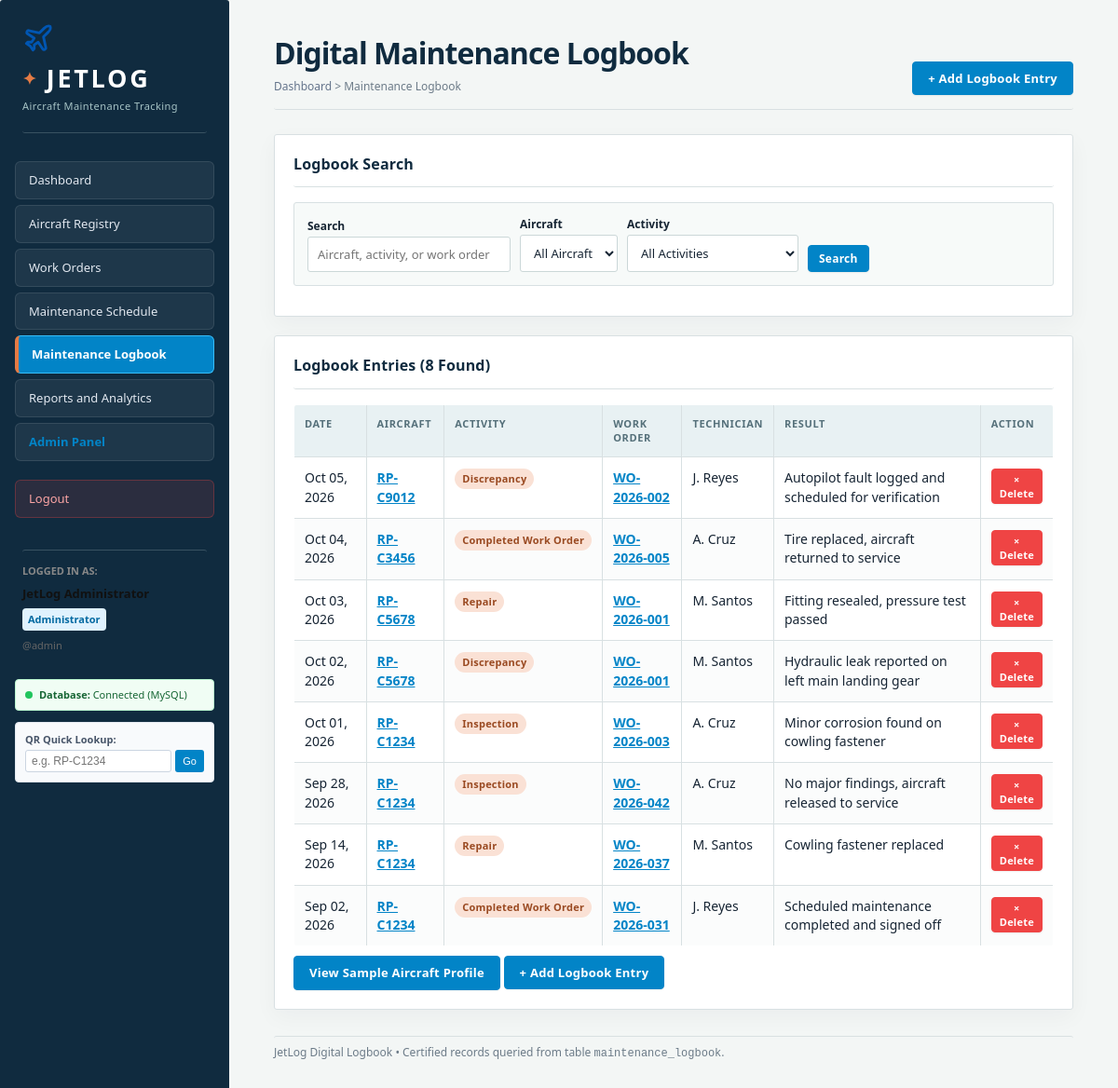
/logbook.php (signed in), run on the app's committed database.
### tables this page shows
CREATE TABLE `maintenance_logbook` (
  `log_id` INT UNSIGNED NOT NULL AUTO_INCREMENT,
  `aircraft_id` INT UNSIGNED NOT NULL,
  `work_order_id` INT UNSIGNED NULL,
  `activity_type` ENUM('Inspection', 'Discrepancy', 'Repair', 'Completed Work Order', 'Scheduled Maintenance') NOT NULL,
  `technician_id` INT UNSIGNED NOT NULL,
  `log_date` DATE NOT NULL,
  `result_summary` VARCHAR(255) NOT NULL,
  `remarks` TEXT NULL,
  `flight_hours_at_log` DECIMAL(10, 2) NULL,
  `created_at` TIMESTAMP NOT NULL DEFAULT CURRENT_TIMESTAMP,
  `updated_at` TIMESTAMP NOT NULL DEFAULT CURRENT_TIMESTAMP ON UPDATE CURRENT_TIMESTAMP,
  PRIMARY KEY (`log_id`),
  CONSTRAINT `fk_log_aircraft` FOREIGN KEY (`aircraft_id`) REFERENCES `aircraft` (`aircraft_id`) ON DELETE RESTRICT ON UPDATE CASCADE,
  CONSTRAINT `fk_log_wo` FOREIGN KEY (`work_order_id`) REFERENCES `work_orders` (`work_order_id`) ON DELETE SET NULL ON UPDATE CASCADE,
  CONSTRAINT `fk_log_technician` FOREIGN KEY (`technician_id`) REFERENCES `users` (`user_id`) ON DELETE RESTRICT ON UPDATE CASCADE,
  INDEX `idx_log_date` (`log_date`),
  INDEX `idx_log_activity` (`activity_type`)
);

CREATE TABLE `aircraft` (
  `aircraft_id` INT UNSIGNED NOT NULL AUTO_INCREMENT,
  `registration_number` VARCHAR(20) NOT NULL UNIQUE COMMENT 'e.g. RP-C1234, RP-C5678',
  `model` VARCHAR(100) NOT NULL COMMENT 'e.g. Cessna 172, ATR 72, Airbus A320, CRJ 900, PA-28 Cherokee',
  `manufacturer` VARCHAR(100) NOT NULL COMMENT 'Airbus, ATR, Bombardier, Cessna, Piper',
  `status` ENUM('Available', 'Under Maintenance', 'Inspection Due', 'AOG', 'Decommissioned') NOT NULL DEFAULT 'Available',
  `serial_number` VARCHAR(60) NULL,
  `year_manufactured` YEAR NULL,
  `total_flight_hours` DECIMAL(10, 2) NOT NULL DEFAULT 0.00,
  `total_flight_cycles` INT UNSIGNED NOT NULL DEFAULT 0,
  `location` VARCHAR(100) NOT NULL DEFAULT 'Hangar 1',
  `qr_code_token` VARCHAR(64) NOT NULL UNIQUE COMMENT 'Unique token encoded into QR code for mobile scanning',
  `created_at` TIMESTAMP NOT NULL DEFAULT CURRENT_TIMESTAMP,
  `updated_at` TIMESTAMP NOT NULL DEFAULT CURRENT_TIMESTAMP ON UPDATE CURRENT_TIMESTAMP,
  PRIMARY KEY (`aircraft_id`),
  INDEX `idx_aircraft_reg` (`registration_number`),
  INDEX `idx_aircraft_status` (`status`),
  INDEX `idx_aircraft_manufacturer` (`manufacturer`),
  INDEX `idx_aircraft_model` (`model`)
);

CREATE TABLE `work_orders` (
  `work_order_id` INT UNSIGNED NOT NULL AUTO_INCREMENT,
  `work_order_number` VARCHAR(30) NOT NULL UNIQUE COMMENT 'e.g. WO-2026-001',
  `aircraft_id` INT UNSIGNED NOT NULL,
  `discrepancy_id` INT UNSIGNED NULL,
  `issue_summary` VARCHAR(255) NOT NULL,
  `priority` ENUM('Low', 'Medium', 'High', 'Critical') NOT NULL DEFAULT 'Medium',
  `assigned_technician_id` INT UNSIGNED NULL,
  `status` ENUM('Open', 'Assigned', 'In Progress', 'For Verification', 'Completed', 'Cancelled') NOT NULL DEFAULT 'Open',
  `date_created` DATE NOT NULL,
  `due_date` DATE NOT NULL,
  `completed_date` DATE NULL,
  `technician_remarks` TEXT NULL,
  `maintenance_action_performed` TEXT NULL,
  `verified_by_user_id` INT UNSIGNED NULL,
  `verified_at` DATETIME NULL,
  `qr_code_token` VARCHAR(64) NOT NULL UNIQUE COMMENT 'Hangar floor work order QR tracking token',
  `created_at` TIMESTAMP NOT NULL DEFAULT CURRENT_TIMESTAMP,
  `updated_at` TIMESTAMP NOT NULL DEFAULT CURRENT_TIMESTAMP ON UPDATE CURRENT_TIMESTAMP,
  PRIMARY KEY (`work_order_id`),
  CONSTRAINT `fk_wo_aircraft` FOREIGN KEY (`aircraft_id`) REFERENCES `aircraft` (`aircraft_id`) ON DELETE RESTRICT ON UPDATE CASCADE,
  CONSTRAINT `fk_wo_discrepancy` FOREIGN KEY (`discrepancy_id`) REFERENCES `discrepancies` (`discrepancy_id`) ON DELETE SET NULL ON UPDATE CASCADE,
  CONSTRAINT `fk_wo_technician` FOREIGN KEY (`assigned_technician_id`) REFERENCES `users` (`user_id`) ON DELETE SET NULL ON UPDATE CASCADE,
  CONSTRAINT `fk_wo_verifier` FOREIGN KEY (`verified_by_user_id`) REFERENCES `users` (`user_id`) ON DELETE SET NULL ON UPDATE CASCADE,
  INDEX `idx_wo_status` (`status`),
  INDEX `idx_wo_priority` (`priority`),
  INDEX `idx_wo_created` (`date_created`),
  INDEX `idx_wo_due` (`due_date`)
);

### logbook.php (the view, shortened to what this page needs)
<?php
$pdo = getDbConnection();
$searchQuery = trim($_GET['search'] ?? '');
$filterActivity = trim($_GET['activity'] ?? 'All Activities');
$sql = '
    SELECT
        ml.*,
        a.registration_number AS aircraft_registration,
        a.model AS aircraft_model,
        wo.work_order_number,
        CONCAT(u.first_name, " ", u.last_name) AS technician_name
    FROM maintenance_logbook ml
    JOIN aircraft a ON ml.aircraft_id = a.aircraft_id
    JOIN users u ON ml.technician_id = u.user_id
    LEFT JOIN work_orders wo ON ml.work_order_id = wo.work_order_id
    WHERE 1=1
';
$params = [];
$sql .= ' ORDER BY ml.log_date DESC, ml.log_id DESC';
$stmt = $pdo->prepare($sql);
$stmt->execute($params);
$entries = $stmt->fetchAll();
?>
<!DOCTYPE html>
<html lang="en">
<head>
<link rel="stylesheet" href="styles.css">
</head>
<body>
<div class="layout">
  <?php include __DIR__ . '/navbar.php'; ?>
  <main class="main">
    <div class="page-header" style="display:flex; justify-content:space-between; align-items:flex-end;">
      <div>
        <h1>Digital Maintenance Logbook</h1>
        <div class="breadcrumb">
          <a href="dashboard.php" style="color:#64748b; text-decoration:none;">Dashboard</a> &gt; Maintenance Logbook
        </div>
      </div>
      <div>
        <button class="btn" onclick="openLogModal()" style="background:#0284c7; color:#fff; border-color:#0284c7; cursor:pointer;">
          + Add Logbook Entry
        </button>
      </div>
    </div>
    <div class="panel">
      <h2>Logbook Search</h2>
      <form method="GET" action="logbook.php" class="filter-bar">
        <div class="filter-item">
          <label for="search">Search</label>
          <input type="text" id="search" name="search" placeholder="Aircraft, activity, or work order" value="<?= htmlspecialchars($searchQuery) ?>">
        </div>
        <div class="filter-item">
          <label for="aircraft">Aircraft</label>
          <select id="aircraft" name="aircraft">
            <option value="All Aircraft">All Aircraft</option>
          </select>
        </div>
        <div class="filter-item">
          <label for="activity">Activity</label>
          <select id="activity" name="activity">
            <option value="All Activities" <?= $filterActivity === 'All Activities' ? 'selected' : '' ?>>All Activities</option>
          </select>
        </div>
        <div class="filter-item" style="display:flex; gap:6px; align-items:flex-end;">
          <button type="submit" class="btn small" style="cursor:pointer;">Search</button>
        </div>
      </form>
    </div>
    <div class="panel">
      <h2>Logbook Entries (<?= count($entries) ?> Found)</h2>
      <table class="wire">
        <thead>
          <tr>
            <th>Date</th>
            <th>Aircraft</th>
            <th>Activity</th>
            <th>Work Order</th>
            <th>Technician</th>
            <th>Result</th>
            <th>Action</th>
          </tr>
        </thead>
        <tbody>
          <?php if (!empty($entries)): ?>
            <?php foreach ($entries as $e): ?>
              <tr>
                <td><?= date('M d, Y', strtotime($e['log_date'])) ?></td>
                <td>
                  <a href="aircraft-profile.php?reg=<?= urlencode($e['aircraft_registration']) ?>" style="font-weight:600; color:#0284c7;">
                    <?= htmlspecialchars($e['aircraft_registration']) ?>
                  </a>
                </td>
                <td>
                  <span class="status status-progress"><?= htmlspecialchars($e['activity_type']) ?></span>
                </td>
                <td>
                  <?php if (!empty($e['work_order_number'])): ?>
                    <a href="work-order-details.php?num=<?= urlencode($e['work_order_number']) ?>" style="font-weight:600; color:#0284c7;">
                      <?= htmlspecialchars($e['work_order_number']) ?>
                    </a>
                  <?php else: ?>
                    <span style="color:#94a3b8;">&ndash;</span>
                  <?php endif; ?>
                </td>
                <td><?= htmlspecialchars($e['technician_name']) ?></td>
                <td><?= htmlspecialchars($e['result_summary']) ?></td>
                <td>
                  <form method="POST" action="logbook.php" style="display:inline;" onsubmit="return confirm('Are you sure you want to permanently delete logbook entry #<?= (int)$e['log_id'] ?>?');">
                    <button type="submit" class="btn small" style="background:#ef4444; color:#fff; border-color:#ef4444; font-size:11px; padding:3px 6px; cursor:pointer;" title="Delete logbook entry">
                      &times; Delete
                    </button>
                  </form>
                </td>
              </tr>
            <?php endforeach; ?>
          <?php else: ?>
            <tr>
              <td colspan="7" style="text-align:center; color:#64748b; padding:20px;">No logbook entries match current filters.</td>
            </tr>
          <?php endif; ?>
        </tbody>
      </table>
      <div class="panel-actions">
        <a class="btn" href="aircraft-profile.php?reg=RP-C1234">View Sample Aircraft Profile</a>
        <button class="btn" onclick="openLogModal()" style="cursor:pointer;">+ Add Logbook Entry</button>
      </div>
    </div>
    <div class="footer-note">
      JetLog Digital Logbook &bull; Certified records queried from table <code>maintenance_logbook</code>.
    </div>
  </main>
</div>
</body>
</html>

### styles.css (style rules this page uses)
* { box-sizing: border-box; }
body { margin: 0; font-family: Arial, Helvetica, sans-serif; font-size: 14px; line-height: 1.45; color: #222222; background-color: #f4f4f4; }
a { color: #222222; }
.layout { display: flex; min-height: 100vh; align-items: stretch; }
.main { flex: 1 1 auto; min-width: 0; padding: 18px 22px 30px 22px; }
.page-header { border-bottom: 2px solid #333333; padding-bottom: 8px; margin-bottom: 16px; }
.page-header h1 { margin: 0; font-size: 20px; letter-spacing: 0.5px; }
.breadcrumb { margin-top: 4px; font-size: 12px; color: #555555; }
.footer-note { margin-top: 28px; padding-top: 8px; border-top: 1px solid #cccccc; font-size: 12px; color: #666666; }
.panel { border: 1px solid #999999; background-color: #ffffff; padding: 12px; margin-bottom: 16px; }
.panel h2 { margin: 0 0 10px 0; padding-bottom: 6px; font-size: 15px; border-bottom: 1px solid #cccccc; }
.panel-actions { margin-top: 10px; }
table.wire { width: 100%; border-collapse: collapse; background-color: #ffffff; }
table.wire th, table.wire td { border: 1px solid #aaaaaa; padding: 7px 8px; text-align: left; vertical-align: top; }
table.wire th { background-color: #e9e9e9; font-size: 13px; }
table.wire tbody tr:nth-child(even) td { background-color: #fafafa; }
.status { display: inline-block; border: 1px solid #666666; background-color: #efefef; padding: 1px 6px; font-size: 12px; white-space: nowrap; }
.status-progress { background-color: #dcdcdc; }
.filter-bar { display: flex; flex-wrap: wrap; gap: 10px; align-items: flex-end; border: 1px dashed #999999; background-color: #fafafa; padding: 10px; margin-bottom: 12px; }
.filter-item label { display: block; margin-bottom: 3px; font-size: 12px; font-weight: bold; }
.filter-item input[type="text"], .filter-item select { padding: 6px; border: 1px solid #999999; background-color: #ffffff; font-family: inherit; font-size: 13px; }
:root { --ink: #172534; --muted: #6c7b88; --navy: #102b3f; --navy-deep: #0b1f2d; --sky: #e8f1f3; --line: #d8e0e2; --paper: #ffffff; --canvas: #f3f6f5; --orange: #e47b45; --orange-dark: #b65328; --teal: #2f8a86; }
* { border-radius: 3px; }
body { font-family: "Trebuchet MS", "Segoe UI", sans-serif; color: var(--ink); background: var(--canvas); }
a { color: var(--orange-dark); }
.layout { min-height: calc(100vh - 31px); }
.main { padding: 34px clamp(20px, 4vw, 58px) 48px; }
.page-header { margin-bottom: 26px; padding-bottom: 15px; border-bottom: 1px solid var(--line); }
.page-header h1 { color: var(--navy); font-size: clamp(24px, 3vw, 32px); letter-spacing: -.03em; }
.breadcrumb { color: var(--muted); font-size: 12px; }
.footer-note { color: var(--muted); border-top-color: var(--line); }
.panel { margin-bottom: 20px; padding: 20px; background: var(--paper); border: 1px solid var(--line); box-shadow: 0 8px 24px rgba(23,37,52,.04); }
.panel h2 { margin-bottom: 16px; padding-bottom: 12px; color: var(--navy); border-bottom-color: var(--line); font-size: 16px; letter-spacing: .01em; }
table.wire { overflow: hidden; border: 1px solid var(--line); }
table.wire th, table.wire td { padding: 12px 11px; border-color: var(--line); }
table.wire th { color: #55707a; background: var(--sky); font-size: 11px; letter-spacing: .06em; text-transform: uppercase; }
table.wire tbody tr:nth-child(even) td { background: #fbfcfc; }
.status { padding: 3px 8px; border: 0; border-radius: 12px; font-size: 11px; font-weight: bold; letter-spacing: .02em; }
.status-progress, .status-maintenance, .status-due-soon { color: #9a4a22; background: #fae1d5; }
a.btn, button.btn, .btn { display: inline-block; padding: 8px 16px; color: #ffffff; background: #0284c7; border: 1px solid #0284c7; border-radius: 4px; font-size: 13px; font-weight: 600; letter-spacing: .02em; cursor: pointer; font-family: inherit; text-decoration: none; transition: all .15s ease-in-out; box-shadow: 0 1px 2px rgba(0,0,0,0.06); }
a.btn.small, button.btn.small, .btn.small { padding: 5px 11px; font-size: 12px; }
.filter-bar { padding: 14px; background: #f7faf9; border: 1px solid var(--line); }
.filter-item input[type="text"], .filter-item select, .form-row input[type="text"], .form-row input[type="password"], .form-row input[type="date"], .form-row select, .form-row textarea { padding: 9px 10px; color: var(--ink); background: #fff; border: 1px solid #cbd7d8; border-radius: 3px; }

### data on the page
maintenance_logbook: log_date "Oct 05, 2026", aircraft.registration_number "RP-C9012", activity_type "Discrepancy", work_order.work_order_number "WO-2026-002", technician_name "J. Reyes", result_summary "Autopilot fault logged and scheduled for verification"
maintenance_logbook: log_date "Oct 04, 2026", aircraft.registration_number "RP-C3456", activity_type "Completed Work Order", work_order.work_order_number "WO-2026-005", technician_name "A. Cruz", result_summary "Tire replaced, aircraft returned to service"
maintenance_logbook: log_date "Oct 03, 2026", aircraft.registration_number "RP-C5678", activity_type "Repair", work_order.work_order_number "WO-2026-001", technician_name "M. Santos", result_summary "Fitting resealed, pressure test passed"
maintenance_logbook: log_date "Oct 02, 2026", aircraft.registration_number "RP-C5678", activity_type "Discrepancy", work_order.work_order_number "WO-2026-001", technician_name "M. Santos", result_summary "Hydraulic leak reported on left main landing gear"
maintenance_logbook: log_date "Oct 01, 2026", aircraft.registration_number "RP-C1234", activity_type "Inspection", work_order.work_order_number "WO-2026-003", technician_name "A. Cruz", result_summary "Minor corrosion found on cowling fastener"
maintenance_logbook: log_date "Sep 28, 2026", aircraft.registration_number "RP-C1234", activity_type "Inspection", work_order.work_order_number "WO-2026-042", technician_name "A. Cruz", result_summary "No major findings, aircraft released to service"
maintenance_logbook: log_date "Sep 14, 2026", aircraft.registration_number "RP-C1234", activity_type "Repair", work_order.work_order_number "WO-2026-037", technician_name "M. Santos", result_summary "Cowling fastener replaced"
maintenance_logbook: log_date "Sep 02, 2026", aircraft.registration_number "RP-C1234", activity_type "Completed Work Order", work_order.work_order_number "WO-2026-031", technician_name "J. Reyes", result_summary "Scheduled maintenance completed and signed off"

### other printed values
$currentUser['role'] "Administrator"
$currentUser['username'] "admin"
count($entries) "8"
